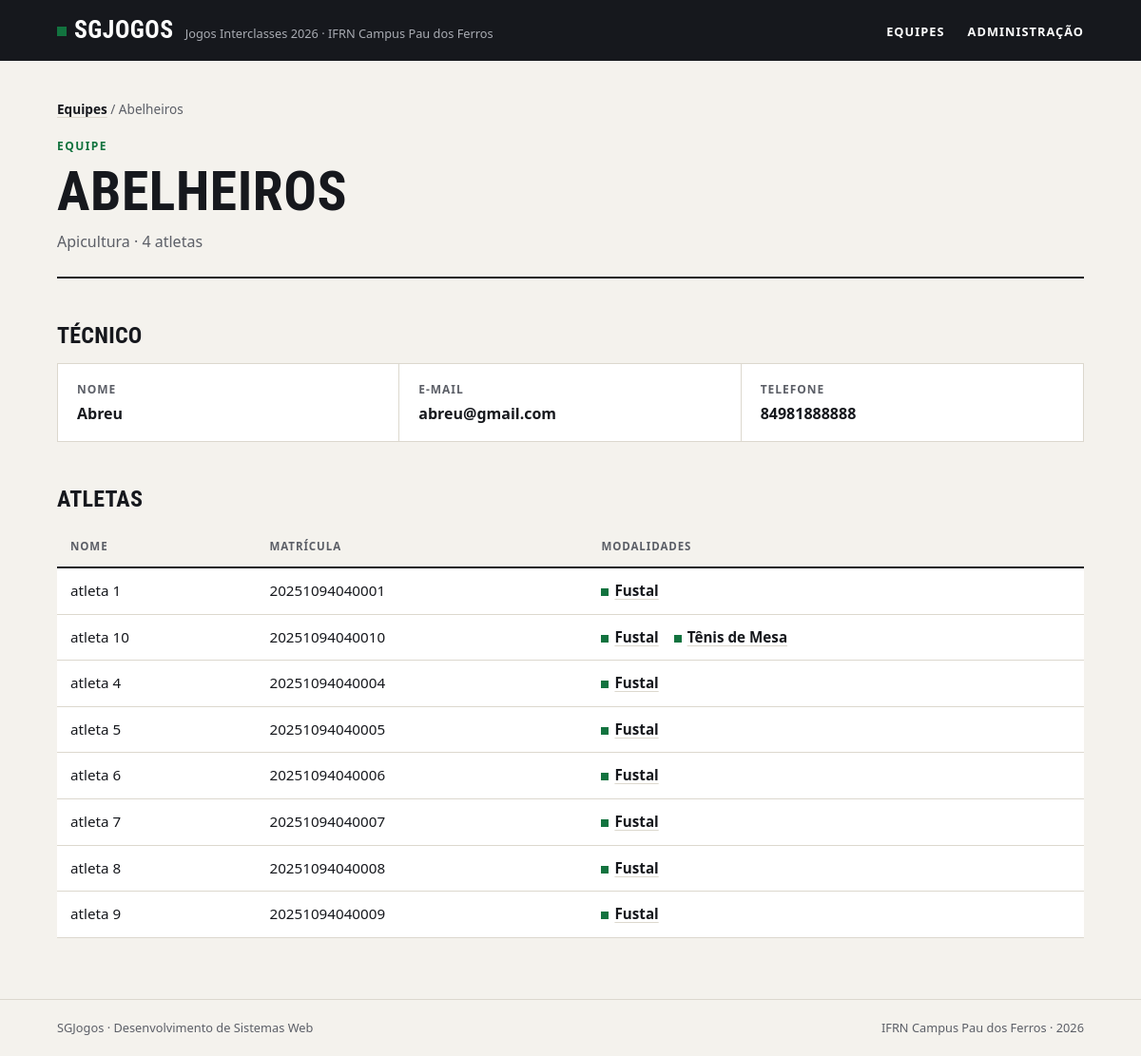
Page /equipe/2 on the committed database.
### jogos/models.py (models this page shows, shortened)
class Equipe(models.Model):
    nome = models.CharField(max_length=100, unique=True)
    curso = models.CharField(max_length=100)
    cor = models.CharField(max_length=7)
    criada_em = models.DateTimeField(auto_now_add=True)
    class Meta:
        verbose_name = "Equipe"
        verbose_name_plural = "Equipes"
        ordering = ['nome']

class Tecnico(models.Model):
    nome = models.CharField(max_length=100)
    email = models.EmailField()
    telefone = models.CharField(max_length=14)
    equipe = models.OneToOneField(Equipe, on_delete=models.CASCADE, related_name="tecnico")
    class Meta:
        verbose_name = "Técnico"
        verbose_name_plural = "Técnicos"

class Atleta(models.Model):
    nome = models.CharField(max_length=100)
    matricula = models.CharField(max_length=14, unique=True)
    data_nascimento = models.DateField()
    equipe = models.ForeignKey(Equipe, on_delete=models.PROTECT, related_name="atletas")
    modalidade = models.ManyToManyField(Modalidade, related_name="atleta", blank=True)
    class Meta:
        verbose_name = "Atleta"
        verbose_name_plural = "Atletas"
        ordering = ['nome']

class Modalidade(models.Model):
    ESCOLHA_TIPO = {
    "coletiva": "coletiva",
    "individual": "individual"
    }
    nome = models.CharField(max_length=100, unique=True)
    tipo = models.CharField(max_length=12, choices=ESCOLHA_TIPO)
    max_atletas = models.PositiveIntegerField()
    class Meta:
        verbose_name = "Modalidade"
        verbose_name_plural = "Modalidades"
        ordering = ['nome']

### jogos/views.py (the view)
# urls.py: path('equipe/<int:id>', views.equipe, name="equipe"),
def equipe(request, id):
    equipe = get_object_or_404(Equipe, pk=id)
    context = {
        "equipe": equipe
    }
    return render(request, 'jogos/equipe.html', context)

### jogos/templates/jogos/equipe.html (shortened to what this page needs)
{% extends 'base.html' %}
{% block content %}
    <main class="conteudo">
        <nav class="trilha"><a href="{% url 'index' %}">Equipes</a> / {{equipe.nome}}</nav>
        <header class="topo">
            <span class="sobretitulo">Equipe</span>
            <h1>{{equipe.nome}}</h1>
            <p class="descricao">{{equipe.curso }} · 4 atletas</p>
        </header>
        <h2>Técnico</h2>
        {% if equipe.tecnico %}
            <dl class="numeros ficha">
                <div>
                    <dt>Nome</dt>
                    <dd>{{equipe.tecnico.nome}}</dd>
                </div>
                <div>
                    <dt>E-mail</dt>
                    <dd>{{equipe.tecnico.email}}</dd>
                </div>
                <div>
                    <dt>Telefone</dt>
                    <dd>{{equipe.tecnico.telefone}}</dd>
                </div>
            </dl>
        {% else %}
           <p class="aviso">Esta equipe ainda não tem técnico cadastrado.</p>
        {% endif %}
        <h2>Atletas</h2>
        <div class="tabela">
            <table>
                <thead>
                    <tr>
                        <th>Nome</th>
                        <th>Matrícula</th>
                        <th>Modalidades</th>
                    </tr>
                </thead>
                <tbody>
                    {% for atleta in equipe.atletas.all %}
                        <tr>
                            <td>{{atleta.nome}}</td>
                            <td>{{atleta.matricula}}</td>
                            <td>
                                <ul class="modalidades">
                                    {% for modalidade in atleta.modalidade.all %}
                                        <li><a href="{% url 'modalidade' modalidade.id %}">{{modalidade.nome}}</a></li>
                                    {% endfor %}
                                </ul>
                            </td>
                        </tr>
                    {% empty %}
                        <tr><td class="vazio" colspan="3">Nenhum atleta inscrito.</td></tr>
                    {% endfor %}
                </tbody>
            </table>
        </div>
    </main>
{% endblock %}

### jogos/static/css/style.css (style rules this page uses)
:root { --papel: #f4f2ed; --branco: #ffffff; --tinta: #16181d; --tinta-suave: #5c5f67; --linha: #dcd8ce; --verde: #12733f; --verde-claro: #e2efe6; --fonte-texto: system-ui, -apple-system, "Segoe UI", Roboto, Ubuntu, "Helvetica Neue", Arial, sans-serif; --fonte-titulo: "Bahnschrift SemiCondensed", "Bahnschrift", "Avenir Next Condensed", "Roboto Condensed", "Ubuntu Condensed", "Arial Narrow", var(--fonte-texto); }
*, *::before, *::after { box-sizing: border-box; }
* { margin: 0; padding: 0; }
body { min-height: 100vh; display: flex; flex-direction: column; background: var(--papel); color: var(--tinta); font-family: var(--fonte-texto); font-size: 1rem; line-height: 1.55; -webkit-font-smoothing: antialiased; }
a { color: inherit; }
ul { list-style: none; }
h1, h2, h3 { font-family: var(--fonte-titulo); font-stretch: condensed; font-weight: 700; line-height: 1.05; text-transform: uppercase; letter-spacing: 0.01em; }
.conteudo { width: 100%; max-width: 1120px; margin: 0 auto; padding: 0 20px; }
main.conteudo { flex: 1; padding-top: 40px; padding-bottom: 64px; }
.topo { padding-bottom: 24px; margin-bottom: 32px; border-bottom: 2px solid var(--tinta); }
.sobretitulo { display: block; margin-bottom: 8px; color: var(--verde); font-size: 0.75rem; font-weight: 700; letter-spacing: 0.12em; text-transform: uppercase; }
h1 { font-size: clamp(2.2rem, 6vw, 3.6rem); }
.descricao { max-width: 60ch; margin-top: 10px; color: var(--tinta-suave); }
h2 { margin: 48px 0 16px; font-size: 1.5rem; }
.trilha { margin-bottom: 20px; color: var(--tinta-suave); font-size: 0.85rem; }
.trilha a { color: var(--tinta); font-weight: 600; text-decoration-color: var(--linha); text-underline-offset: 3px; }
.numeros { display: grid; grid-template-columns: repeat(auto-fit, minmax(180px, 1fr)); border: 1px solid var(--linha); background: var(--branco); }
.numeros div { padding: 18px 20px; border-right: 1px solid var(--linha); }
.numeros div:last-child { border-right: none; }
.numeros dt { color: var(--tinta-suave); font-size: 0.75rem; font-weight: 700; letter-spacing: 0.08em; text-transform: uppercase; }
.numeros dd { margin-top: 4px; font-family: var(--fonte-titulo); font-stretch: condensed; font-size: 1.6rem; font-weight: 700; line-height: 1.15; font-variant-numeric: tabular-nums; overflow-wrap: anywhere; }
.tabela { overflow-x: auto; }
table { width: 100%; border-collapse: collapse; background: var(--branco); font-size: 0.95rem; font-variant-numeric: tabular-nums; }
th, td { padding: 12px 14px; border-bottom: 1px solid var(--linha); text-align: left; vertical-align: top; }
th { border-bottom: 2px solid var(--tinta); background: var(--papel); color: var(--tinta-suave); font-size: 0.72rem; font-weight: 700; letter-spacing: 0.08em; text-transform: uppercase; }
td a { font-weight: 600; text-decoration-color: var(--linha); text-underline-offset: 3px; }
.modalidades { display: flex; flex-wrap: wrap; gap: 4px 16px; }
.modalidades a::before { content: ""; display: inline-block; width: 8px; height: 8px; margin-right: 6px; background: var(--verde); }
.numeros.ficha dd { font-family: var(--fonte-texto); font-stretch: normal; font-size: 1rem; font-weight: 600; line-height: 1.4; }

### rows in the picture
Equipe: nome "Abelheiros", nome "ABELHEIROS", curso "Apicultura", tecnico.nome "Abreu", tecnico.email "abreu@gmail.com", tecnico.telefone "84981888888"
Atleta: nome "atleta 1", matricula "20251094040001"
Modalidade: nome "Fustal"
Atleta: nome "atleta 10", matricula "20251094040010"
Modalidade: nome "Tênis de Mesa"
Atleta: nome "atleta 4", matricula "20251094040004"
Atleta: nome "atleta 5", matricula "20251094040005"
Atleta: nome "atleta 6", matricula "20251094040006"
Atleta: nome "atleta 7", matricula "20251094040007"
Atleta: nome "atleta 8", matricula "20251094040008"
Atleta: nome "atleta 9", matricula "20251094040009"
